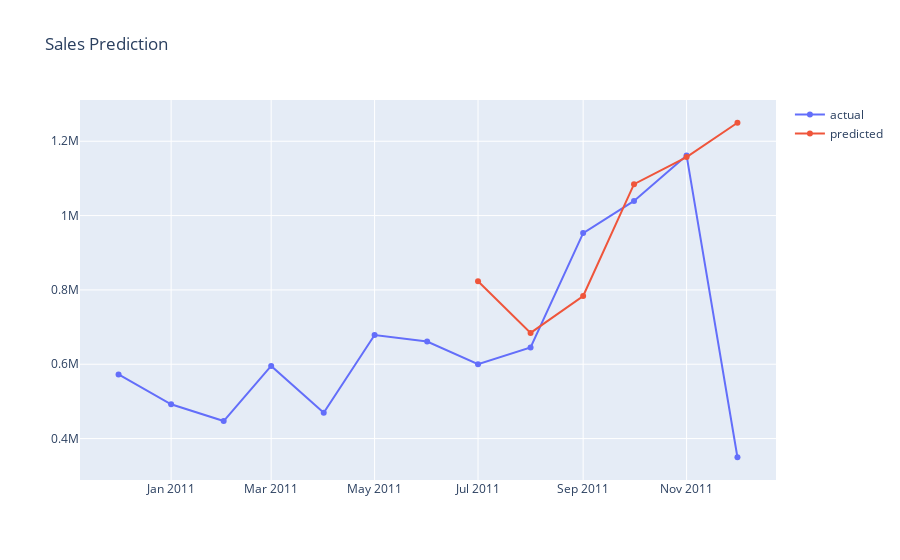

The cell this chart's notebook holds for it:
### Code cell
#merge with actual sales dataframe
df_sales_pred = pd.merge(df_sales, df_result, on='InvoiceDate', how='left')
#plot actual and predicted
plot_data = [
    go.Scatter(
        x=df_sales_pred['InvoiceDate'],
        y=df_sales_pred['total_revenue'],
        name='actual'
    ),
    go.Scatter(
        x=df_sales_pred['InvoiceDate'],
        y=df_sales_pred['pred_value'],
        name='predicted'
    )
]
plot_layout = go.Layout(
    title='Sales Prediction'
)
fig = go.Figure(data=plot_data, layout=plot_layout)
pyoff.iplot(fig)

### Figure 1 — Plotly figure (JSON) as saved in the notebook; plotly's stock layout.template omitted (floating-point values rounded to 4 significant figures)
{"data": [{"name": "actual", "type": "scatter", "x": ["2010-12-01T00:00:00", "2011-01-01T00:00:00", "2011-02-01T00:00:00", "2011-03-01T00:00:00", "2011-04-01T00:00:00", "2011-05-01T00:00:00", "2011-06-01T00:00:00", "2011-07-01T00:00:00", "2011-08-01T00:00:00", "2011-09-01T00:00:00", "2011-10-01T00:00:00", "2011-11-01T00:00:00", "2011-12-01T00:00:00"], "y": [572700.0, 492300.0, 447100.0, 595500.0, 469200.0, 678600.0, 661200.0, 600100.0, 645300.0, 952800.0, 1039000.0, 1162000.0, 349700.0]}, {"name": "predicted", "type": "scatter", "x": ["2010-12-01T00:00:00", "2011-01-01T00:00:00", "2011-02-01T00:00:00", "2011-03-01T00:00:00", "2011-04-01T00:00:00", "2011-05-01T00:00:00", "2011-06-01T00:00:00", "2011-07-01T00:00:00", "2011-08-01T00:00:00", "2011-09-01T00:00:00", "2011-10-01T00:00:00", "2011-11-01T00:00:00", "2011-12-01T00:00:00"], "y": [null, null, null, null, null, null, null, 823083, 684336, 783560, 1084453, 1157333, 1249808]}], "layout": {"title": {"text": "Sales Prediction"}}}
